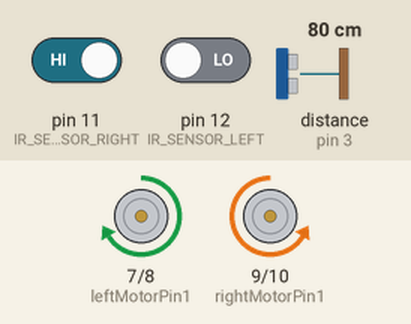
A sketch run on a simulated Arduino Uno, built with avr-gcc and run on an emulated ATmega328P. Parts: motor-driver pin pairs drawn as motors (green arrow = first pin HIGH = forward, orange = second pin HIGH = backward, longer = more drive, scaled by the enable pin). Wiring (inferred from the names in the program): ultrasonic range finder: trigger pin 2; echo pin 3. The test bench sets the inputs (shaded band); at power-on: distance to the obstacle (sensor on pin 3) 80 cm, pin 11 (IR_SENSOR_RIGHT) HIGH, pin 12 (IR_SENSOR_LEFT) LOW. The echo pulse lasts 58.3 µs per cm.

Above: at 1.2 s.
1.3 s: distance to the obstacle (sensor on pin 3) set to 19 cm
2.8 s: distance to the obstacle (sensor on pin 3) set to 14 cm
At 3.12 s:
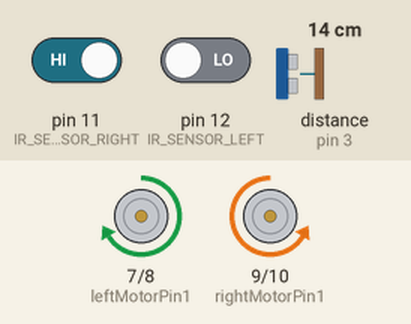
5.8 s: pin 11 (IR_SENSOR_RIGHT) driven LOW
At 6.01 s:
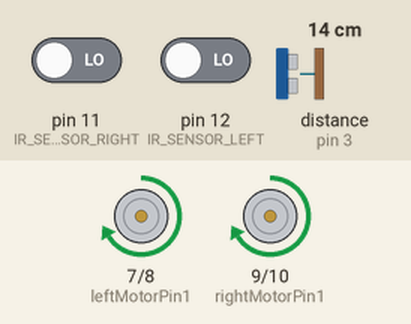
8.8 s: pin 12 (IR_SENSOR_LEFT) driven HIGH
At 9.06 s:
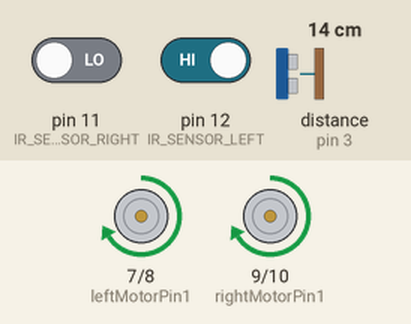
11.8 s: pin 12 (IR_SENSOR_LEFT) driven LOW
At 12.0 s:
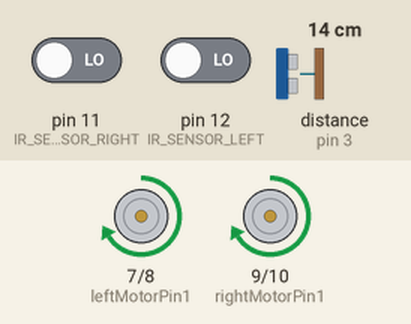
14.8 s: pin 11 (IR_SENSOR_RIGHT) driven HIGH
At 15.1 s:
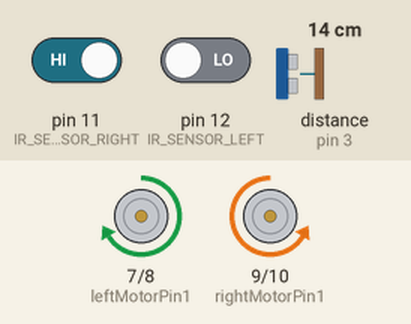
Timing chart, 0 to 18.8 s (numbered marks = the images above; inputs shaded):
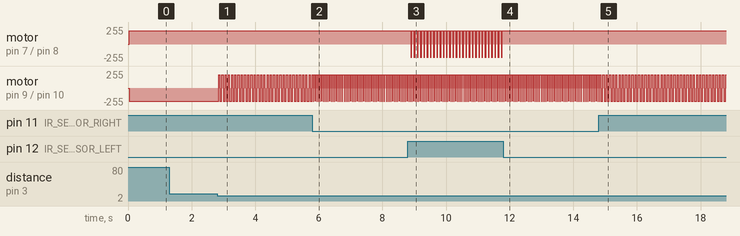

The sketch:

index.ino
```cpp
#define IR_SENSOR_RIGHT 11
#define IR_SENSOR_LEFT 12
#define MOTOR_SPEED 180

//Right motor
int enableRightMotor = 6;
int rightMotorPin1 = 9;
int rightMotorPin2 = 10;

//Left motor
int enableLeftMotor = 5;
int leftMotorPin1 = 7;
int leftMotorPin2 = 8;

//Sensor3
int Backup_sensor = 4;

//Ultra sonic
int TRIG = 2;
int ECHO = 3;

void setup()
{
  //set frequecny as 7812.5 hz.
  TCCR0B = TCCR0B & B11111000 | B00000010 ;

  // put your setup code here, to run once:
  pinMode(enableRightMotor, OUTPUT);
  pinMode(rightMotorPin1, OUTPUT);
  pinMode(rightMotorPin2, OUTPUT);

  pinMode(enableLeftMotor, OUTPUT);
  pinMode(leftMotorPin1, OUTPUT);
  pinMode(leftMotorPin2, OUTPUT);

  pinMode(IR_SENSOR_RIGHT, INPUT);
  pinMode(IR_SENSOR_LEFT, INPUT);

  rotateMotor(0,0);
  pinMode(Backup_sensor,INPUT);
}


void loop()
{
  delay(50);
  int distance = sensorDetectionRange(TRIG, ECHO);     // doc khoang cach
  if (distance <= 15 && distance > 0)
  {
    rotateMotor(0,0);
    delay(50);
    rotateMotor(-MOTOR_SPEED, MOTOR_SPEED);
    delay(100);
    rotateMotor(MOTOR_SPEED, MOTOR_SPEED);
    delay(300);
    rotateMotor(-MOTOR_SPEED, MOTOR_SPEED);
    delay(100);
  }

  int rightIRSensorValue = digitalRead(IR_SENSOR_RIGHT);
  int leftIRSensorValue = digitalRead(IR_SENSOR_LEFT);

  if (rightIRSensorValue == LOW && leftIRSensorValue == LOW)
  {
    rotateMotor(MOTOR_SPEED, MOTOR_SPEED);
  }
  else if (rightIRSensorValue == HIGH && leftIRSensorValue == LOW )
  {
    rotateMotor(-240, 240);
  }
  else if (rightIRSensorValue == LOW && leftIRSensorValue == HIGH )
  {
    rotateMotor(240, -240);
  }
  else if (rightIRSensorValue == HIGH && leftIRSensorValue == HIGH && digitalRead(Backup_sensor) == LOW)
  {
    rotateMotor(MOTOR_SPEED, MOTOR_SPEED);
  }
  else
  {
    rotateMotor(0, 0);
  }
}


void rotateMotor(int rightMotorSpeed, int leftMotorSpeed)    //ham di chuyen moto
{

  if (rightMotorSpeed < 0)
  {
    digitalWrite(rightMotorPin1,LOW);
    digitalWrite(rightMotorPin2,HIGH);
  }
  else if (rightMotorSpeed > 0)
  {
    digitalWrite(rightMotorPin1,HIGH);
    digitalWrite(rightMotorPin2,LOW);
  }
  else
  {
    delay(200);
    if(rightMotorSpeed == 0)
    {
      digitalWrite(rightMotorPin1,LOW);
      digitalWrite(rightMotorPin2,LOW);
    }
  }

  if (leftMotorSpeed < 0)
  {
    digitalWrite(leftMotorPin1,LOW);
    digitalWrite(leftMotorPin2,HIGH);
  }
  else if (leftMotorSpeed > 0)
  {
    digitalWrite(leftMotorPin1,HIGH);
    digitalWrite(leftMotorPin2,LOW);
  }
  else
  {
    digitalWrite(leftMotorPin1,LOW);
    digitalWrite(leftMotorPin2,LOW);
  }
  analogWrite(enableRightMotor, 200);
  analogWrite(enableLeftMotor, 200);
}

int sensorDetectionRange(int TRIG, int ECHO){
  sendSensorSignal(TRIG);

  int cm = receivedSensorSignal(ECHO);

  //Serial.print(cm);
  //Serial.print("cm");
  //Serial.println();
  return cm;
}

// Hàm phát tín hiệu của cảm biến
// nhận 1 params là số PORT phát/nhận tín hiệu
void sendSensorSignal(int portNumber){
  pinMode(portNumber, OUTPUT);

  digitalWrite(portNumber, LOW);
  delayMicroseconds(2);
  digitalWrite(portNumber, HIGH);
  delayMicroseconds(5);
  digitalWrite(portNumber, LOW);
}

// Hàm nhận tín hiệu của cảm biến, trả về 1 con số theo cm ở kiểu long
// nhận 1 params là số PORT phát/nhận tín hiệu
long receivedSensorSignal(int portNumber){
  long duration, cm;
  pinMode(portNumber, INPUT);

  duration = pulseIn(portNumber, HIGH);
  cm = microSecToCenti(duration);

  return cm;
}

// Hàm chuyển đổi tín hiệu nhận được của cảm biến thành cm,
// nhận 1 param là thời gian ở micro,
// trả về 1 con số theo cm ở kiểu long
long microSecToCenti(long duration){
  return duration / 29 / 2;
}
```

Measured:
- the behaviour switches between 17 and 16 cm on distance to the obstacle (sensor on pin 3) (found by bisection; images 0 and 1)
- after the input at 1.3 s, every drawn part: stays the same
- after the input at 2.8 s, motor on pin 9 (rightMotorPin1) / pin 10 (rightMotorPin2): alternates forward 200/255 for 0.04 s and backward 200/255 for 0.06 s, starting after 0.05 s
- after the input at 5.8 s, motor on pin 9 (rightMotorPin1) / pin 10 (rightMotorPin2): alternates forward 200/255 for 0.04 s and backward 200/255 for 0.01 s, starting at once
- after the input at 8.8 s, motor on pin 7 (leftMotorPin1) / pin 8 (leftMotorPin2): alternates forward 200/255 for 0.06 s and backward 200/255 for 0.04 s, starting after 0.09 s
- after the input at 11.8 s, motor on pin 7 (leftMotorPin1) / pin 8 (leftMotorPin2): stops changing and stays forward 200/255
- after the input at 14.8 s, motor on pin 9 (rightMotorPin1) / pin 10 (rightMotorPin2): alternates forward 200/255 for 0.04 s and backward 200/255 for 0.06 s, starting after 0.13 s
